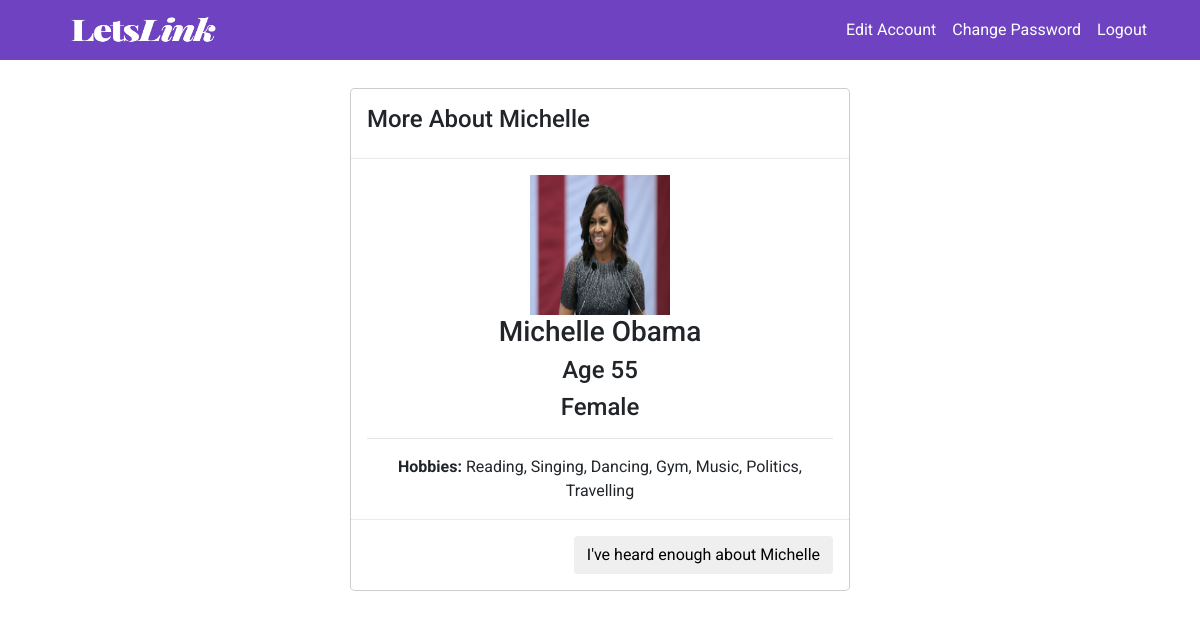
/mainApp/openProfile/?them=mo (signed in), run on the app's committed database.
### mainApp/models.py (models this page shows, shortened)
class UserProfile(User):
    image = models.ImageField(upload_to='images', blank=True)
    genderChoices = (
        ('Male', 'Male'),
        ('Female', 'Female'),
        ('Other', 'Other'),
    )
    gender = models.CharField(max_length=10, choices=genderChoices)
    dob = models.DateField(max_length=8)
    matches = ListTextField(
        base_field=models.CharField(max_length=150),
    )
    likes = ListTextField(
        base_field=models.CharField(max_length=150),
    )
    rejects = ListTextField(
        base_field=models.CharField(max_length=150),
    )

class Hobby(models.Model):
    hobbyName = models.CharField(max_length=100)
    users = models.ManyToManyField(UserProfile)

### mainApp/views.py (the view)
    def check_loggedin(request):
        if 'username' in request.session:
            username = request.session['username']
            user = UserProfile.objects.get(username=username)
            return view(request, user)
        else:
            return render(request,'mainApp/loginError.html')

### mainApp/views.py (called while the page is built)
def loggedin(view):
    def check_loggedin(request):
        if 'username' in request.session:
            username = request.session['username']
            user = UserProfile.objects.get(username=username)
            return view(request, user)
        else:
            return render(request,'mainApp/loginError.html')
    return check_loggedin

def getAge(dob):
    today = datetime.date.today()
    return today.year - dob.year - ((today.month, today.day) < (dob.month, dob.day))

def myHobbyNames(myHobbies):
    myHobbyList = []
    for myhob in myHobbies:
        myHobbyList.append(myhob.hobbyName)
    return myHobbyList

def getUserContext(user):
    context = {
        'username': user.username,
        'first_name': user.first_name,
        'last_name': user.last_name,
        'email': user.email,
        'age': getAge(user.dob),
        'gender': user.gender,
        'image': user.image,
    }
    return context

@loggedin
def openProfile(request, user):
    them = UserProfile.objects.get(username=request.GET['them'])
    theirHobbies = Hobby.objects.filter(users__username=them.username)
    context = getUserContext(them)
    context['theirHobbies'] = myHobbyNames(theirHobbies)
    return render(request, 'mainApp/profile.html', context)

### mainApp/templates/mainApp/profile.html
{% extends "mainApp/base.html" %}
{% block content %}
<div class="modal-dialog">
  <div class="modal-content">
    <div class="modal-header">
      <h4>More About {{first_name}}</h4>
    </div>
    <div class="modal-body">
      <center>
        <img src="/media/{{image}}" name="aboutme" width="140" height="140" border="0" class="img-circle">
        <h3 class="media-heading">{{first_name}} {{last_name}}</h3>
        <h4>Age {{age}}</h4>
        <h4> {{gender}}</h4>
        <hr>
        <span><strong>Hobbies: </strong></span>
        {% for hobby in theirHobbies %}
        <span>{{hobby}}{% if not forloop.last %},
          {% endif %}
        </span>
        {% endfor %}
      </center>
    </div>
    <div class="modal-footer">
      <center>
        <a href="{% url 'homePageOpen' %}"><button type="button" class="btn btn-default" data-dismiss="modal">I've heard enough about {{first_name}}</button></a>
      </center>
    </div>
  </div>
</div>
{% endblock %}

### mainApp/static/mainApp/homePage.css (style rules this page uses)
body { font-family: 'Roboto', sans-serif !important; }

### data on the page
UserProfile: image (picture), gender "Female"
Hobby: theirHobbies "Reading"
Hobby: theirHobbies "Singing"
Hobby: theirHobbies "Dancing"
Hobby: theirHobbies "Gym"
Hobby: theirHobbies "Music"
Hobby: theirHobbies "Politics"
Hobby: theirHobbies "Travelling"

### other printed values
{{ first_name }} "Michelle"
{{ last_name }} "Obama"
{{ age }} "55"
